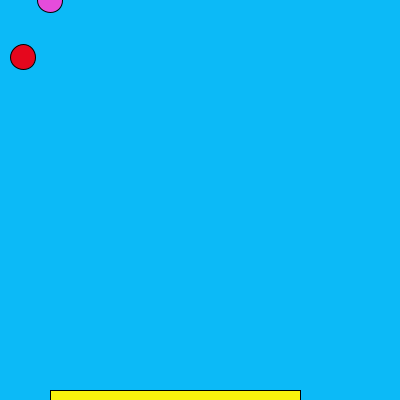
Frame 1 (no input)
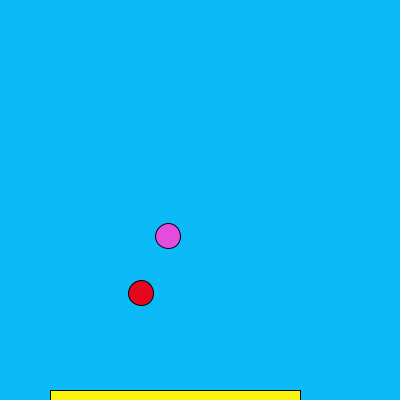
Frame 60 (the mouse pressed at the canvas centre just before this capture)
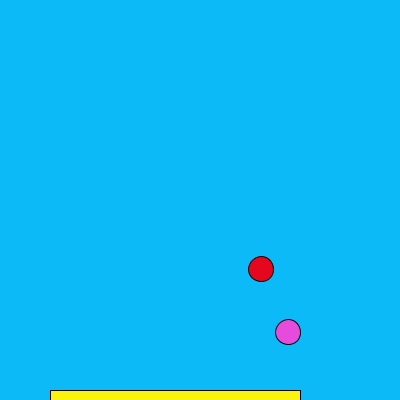
Frame 120 (the mouse held since frame 60 and released just before this capture)

The Processing sketch that drew these frames (run headless with seeded random() and noise(); from frame 60 on, the mouse is pressed at the canvas centre):

// Processing sketch: processing_104207
// ── processing_104207.pde

int ballX=23;
int ballY=57;
int ballWidth=25;
int ballR= ballWidth/2;
int speedX=2;
int speedY=4;
int speedA=2;
int speedB=4;
int ballA=50;
int ballB=0;

void setup(){
 size(400, 400);
 background (0);
}

void draw() {
  drawBall();
  update();
  checkCollisions();
  recdraw();

  }

void drawBall() {
  background(12,186,247);
  fill (229, 7, 29);
  ellipse(ballX, ballY, ballWidth, ballWidth);
  fill (229, 76, 219);
  ellipse(ballA, ballB, ballWidth, ballWidth);
  /*  
  if (ballA>width-ballR) {
    speedA=speedA*-1;
  }
  else if (ballA<0-ballR) {
    speedX=speedX*-1;
}
*/
}
void update() {
  ballX=ballX+speedX;
  ballY=ballY+speedY;
  println(ballX);
   ballA=ballA+speedA;
  ballB=ballB+speedB;
  println(ballX);
}
void checkCollisions() {
  if (ballX>width || ballX<0) {
  speedX=speedX*-1;
}
 if (ballY>height || ballY<0) {
   speedY= speedY*-1;
 }
   if (ballA>width || ballA<0) {
  speedA=speedA*-1;
}
 if (ballB>height || ballB<0) {
   speedB= speedB*-1;
 }
} 
void recdraw() {
     fill(250, 243, 13);
     rect(50, height-10, 250, 250);
     
     
 }
